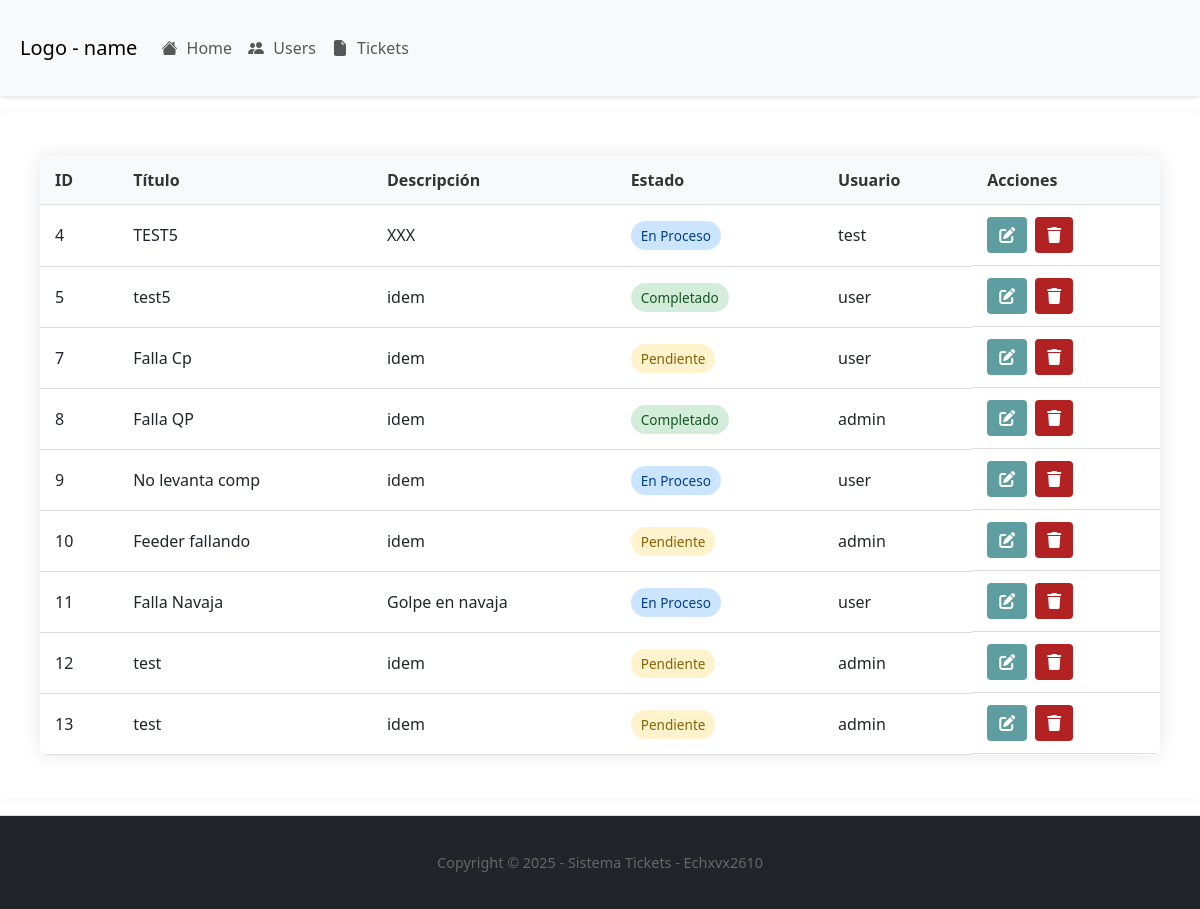
/index, run on the app's committed database.
### tables this page shows
CREATE TABLE tickets (
            id INTEGER PRIMARY KEY AUTOINCREMENT,
            titulo TEXT NOT NULL,
            descripcion TEXT NOT NULL,
            estado TEXT NOT NULL,
            usuario_id INTEGER NOT NULL,
            FOREIGN KEY (usuario_id) REFERENCES usuarios(id)
        );

CREATE TABLE usuarios (
            id INTEGER PRIMARY KEY AUTOINCREMENT,
            username TEXT NOT NULL,
            password TEXT NOT NULL,
            role TEXT NOT NULL
        );

### app.py (the view)
@app.route('/index')
def index():
    tickets = operaciones_BD.get_list_tickets()
    tickets_with_usernames = []
    for ticket in tickets:
        user_id = ticket['usuario_id']  # Asumiendo que los tickets tienen un campo 'usuario_id'
        username = operaciones_BD.get_username_by_ticket(user_id)  # Llama a la función que obtiene el nombre
        ticket['username'] = username  # Añadir el nombre del usuario al ticket
        tickets_with_usernames.append(ticket)
    return render_template('index.html', tickets=tickets_with_usernames)

### tools/operaciones_BD.py (called while the page is built)
def get_list_tickets():
    conn = sqlite3.connect('tools/sistema_tickets.db')
    cursor = conn.cursor()
    cursor.execute('SELECT * FROM tickets')
    rows = cursor.fetchall()
    tickets = []
    for row in rows:
        ticket = {
            'id': row[0],
            'titulo': row[1],
            'descripcion': row[2],
            'estado': row[3],
            'usuario_id': row[4]
        }
        tickets.append(ticket)
    return tickets

def get_username_by_ticket(user_id):
    conn = sqlite3.connect('tools/sistema_tickets.db')
    cursor = conn.cursor()
    cursor.execute('''
        SELECT username
        FROM usuarios
        WHERE id = ?
    ''', (user_id,))
    user = cursor.fetchone()
    if user:
        return user[0]  # Retorna el nombre de usuario
    else:
        return None  # No se encontró el usuario
    conn.close()

### templates/index.html (shortened to what this page needs)
{% extends "base/layout.html" %}
{% block content %}
<link rel="stylesheet" href="{{ url_for('static', filename='css/index.css') }}">
<link rel="stylesheet" href="https://cdnjs.cloudflare.com/ajax/libs/font-awesome/6.0.0/css/all.min.css">
<div class="container">
    <div class="table-container">
        <table class="ticket-table">
            <thead>
                <tr>
                    <th>ID</th>
                    <th>Título</th>
                    <th>Descripción</th>
                    <th>Estado</th>
                    <th>Usuario</th>
                    <th>Acciones</th>
                </tr>
            </thead>
            <tbody>
                {% for ticket in tickets %}
                <tr>
                    <td>{{ ticket.id }}</td>
                    <td>{{ ticket.titulo }}</td>
                    <td class="description">{{ ticket.descripcion }}</td>
                    <td>
                        <span class="status-badge status-{{ ticket.estado.lower().replace(' ', '-') }}">
                            {{ ticket.estado }}
                        </span>
                    </td>
                    <td>{{ ticket.username }}</td>
                    <td class="actions">
                        <button onclick="openUpdateModal({{ ticket.id }}, '{{ ticket.titulo }}', '{{ ticket.descripcion }}', '{{ ticket.estado }}', '{{ ticket.usuario_id }}')" class="btn btn-edit">
                            <i class="fas fa-edit"></i>
                        </button>
                        <button onclick="confirmDelete({{ ticket.id }})" class="btn btn-delete">
                            <i class="fas fa-trash"></i>
                        </button>
                    </td>
                </tr>
                {% else %}
                <tr>
                    <td colspan="6" class="no-tickets">No hay tickets disponibles.</td>
                </tr>
                {% endfor %}
            </tbody>
        </table>
    </div>
</div>
{% endblock %}

### templates/base/layout.html (shortened to what this page needs)
<!DOCTYPE html>
<html lang="en">
<head>
    <link rel="stylesheet" href="{{ url_for('static', filename='css/styles.css') }}">
    <link href="https://cdn.jsdelivr.net/npm/bootstrap@5.3.3/dist/css/bootstrap.min.css" rel="stylesheet">
    <link rel="stylesheet" href="https://cdn.jsdelivr.net/npm/bootstrap-icons@1.11.3/font/bootstrap-icons.min.css">
</head>
<body class="d-flex flex-column min-vh-100">
    <header class="header">
        <nav class="navbar navbar-expand-lg navbar-light bg-light">
            <div class="container">
                <a class="navbar-brand" href="{{ url_for('index') }}">Logo - name</a>
                <div class="collapse navbar-collapse" id="navbarNav">
                    <ul class="navbar-nav">
                        <li class="nav-item">
                            <a class="nav-link" href="{{ url_for('index') }}"><i class="bi bi-house-fill"></i> Home</a>
                        </li>
                        <li class="nav-item">
                            <a class="nav-link" href="{{ url_for('usuarios') }}"><i class="bi bi-people-fill"></i> Users </a>
                        </li>
                        <li class="nav-item">
                            <a class="nav-link" href="{{ url_for('tickets') }}"> <i class="bi bi-file-earmark-fill"></i> Tickets </a>
                        </li>
                    </ul>
                </div>
            </div>
        </nav>
    </header>
    <main class="flex-grow-1">
        <div class="container py-4">
            {% block content %}
            {% endblock %}
        </div>
    </main>
    <footer class="footer py-3 bg-dark mt-auto">
        <div class="container">
            <p class="text-center mb-0">Copyright &copy; 2025 - Sistema Tickets - Echxvx2610</p>
        </div>
    </footer>
</body>
</html>

### static/css/styles.css (style rules this page uses)
:root { --primary-bg: #f8f9fa; --navbar-shadow: rgba(0, 0, 0, 0.1); --content-shadow: rgba(0, 0, 0, 0.05); --border-color: #dee2e6; }
body { background-color: var(--primary-bg); }
.navbar { box-shadow: 0 2px 4px var(--navbar-shadow); padding: 1rem 0; }
.navbar-brand { font-weight: 300; font-size: 1.5rem; color: cadetblue; transition: color 0.3s ease; }
.nav-link { font-weight: 500; padding: 0.5rem 1rem; color: #555; transition: color 0.3s ease; }
.nav-link i { margin-right: 5px; }
main { background-color: #fff; border-radius: 8px; box-shadow: 0 0 10px var(--content-shadow); margin: 1rem 0; }
main .container { min-height: 70vh; }
.footer { background-color: var(--primary-bg); border-top: 1px solid var(--border-color); }
.footer p { color: #666; font-size: 0.9rem; }
main .container { animation: fadeIn 0.3s ease-out; }

### static/css/index.css (style rules this page uses)
.container { max-width: 1200px; margin: 0 auto; padding: 20px; height: 90%; }
.table-container { overflow-x: auto; box-shadow: 0 0 20px rgba(0, 0, 0, 0.1); border-radius: 8px; }
.ticket-table { width: 100%; border-collapse: collapse; background-color: white; }
.ticket-table th, .ticket-table td { padding: 12px 15px; text-align: left; border-bottom: 1px solid #ddd; }
.ticket-table th { background-color: #f8f9fa; font-weight: 600; color: #333; }
.description { max-width: 300px; white-space: nowrap; overflow: hidden; text-overflow: ellipsis; }
.status-badge { padding: 5px 10px; border-radius: 15px; font-size: 0.85em; font-weight: 500; }
.status-pendiente { background-color: #fff3cd; color: #856404; }
.status-en-proceso { background-color: #cce5ff; color: #004085; }
.status-completado { background-color: #d4edda; color: #155724; }
.actions { display: flex; gap: 8px; }
.btn { padding: 6px 12px; border: none; border-radius: 4px; cursor: pointer; transition: all 0.3s ease; }
.btn-edit { background-color: cadetblue; color: white; }
.btn-delete { background-color: firebrick; color: white; }

### data on the page
tickets: titulo "TEST5", descripcion "XXX", estado "En Proceso"
usuarios: username "test"
tickets: titulo "test5", descripcion "idem", estado "Completado"
usuarios: username "user" "user" "user" "user"
tickets: titulo "Falla Cp", descripcion "idem", estado "Pendiente"
tickets: titulo "Falla QP", descripcion "idem", estado "Completado"
usuarios: username "admin" "admin" "admin" "admin"
tickets: titulo "No levanta comp", descripcion "idem", estado "En Proceso"
tickets: titulo "Feeder fallando", descripcion "idem", estado "Pendiente"
tickets: titulo "Falla Navaja", descripcion "Golpe en navaja", estado "En Proceso"
tickets: titulo "test", descripcion "idem", estado "Pendiente"
tickets: titulo "test", descripcion "idem", estado "Pendiente"

### other printed values
{{ ticket.id }} "4" "5" "7" "8" "9" "10" "11" "12" "13"
